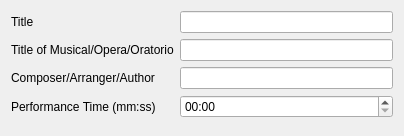
<?xml version="1.0" encoding="UTF-8"?>
<ui version="4.0">
 <class>PieceWidget</class>
 <widget class="QWidget" name="PieceWidget">
  <property name="geometry">
   <rect>
    <x>0</x>
    <y>0</y>
    <width>404</width>
    <height>136</height>
   </rect>
  </property>
  <property name="windowTitle">
   <string>Form</string>
  </property>
  <layout class="QFormLayout" name="formLayout">
   <property name="fieldGrowthPolicy">
    <enum>QFormLayout::AllNonFixedFieldsGrow</enum>
   </property>
   <item row="0" column="0">
    <widget class="QLabel" name="titleLabel">
     <property name="text">
      <string>Title</string>
     </property>
    </widget>
   </item>
   <item row="0" column="1">
    <widget class="QLineEdit" name="titleLineEdit"/>
   </item>
   <item row="1" column="0">
    <widget class="QLabel" name="titleOfMusicalLabel">
     <property name="text">
      <string>Title of Musical/Opera/Oratorio</string>
     </property>
    </widget>
   </item>
   <item row="2" column="0">
    <widget class="QLabel" name="composerLabel">
     <property name="text">
      <string>Composer/Arranger/Author</string>
     </property>
    </widget>
   </item>
   <item row="2" column="1">
    <widget class="QLineEdit" name="composerLineEdit"/>
   </item>
   <item row="3" column="0">
    <widget class="QLabel" name="performanceTimeLabel">
     <property name="text">
      <string>Performance Time (mm:ss)</string>
     </property>
    </widget>
   </item>
   <item row="3" column="1">
    <widget class="QTimeEdit" name="performanceTimeEdit">
     <property name="maximumDateTime">
      <datetime>
       <hour>1</hour>
       <minute>59</minute>
       <second>59</second>
       <year>2000</year>
       <month>1</month>
       <day>1</day>
      </datetime>
     </property>
     <property name="displayFormat">
      <string>mm:ss</string>
     </property>
    </widget>
   </item>
   <item row="1" column="1">
    <widget class="QLineEdit" name="titleOfMusicalLineEdit"/>
   </item>
  </layout>
 </widget>
 <resources/>
 <connections/>
</ui>
